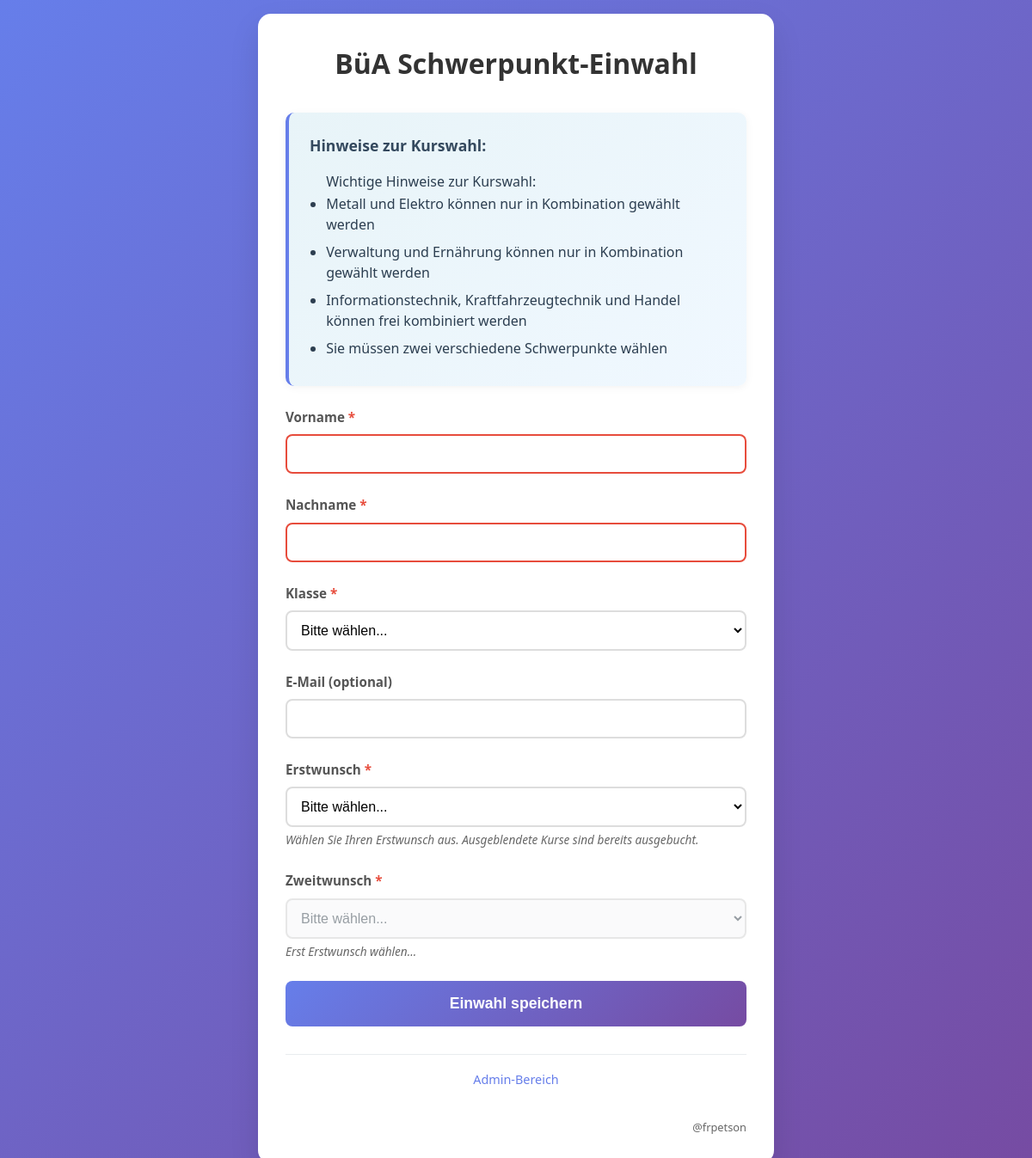
Screenshot of /webapp/index.php with the database file from the repository.
### tables this page shows
CREATE TABLE IF NOT EXISTS konfiguration (
    id INT AUTO_INCREMENT PRIMARY KEY,
    schluessel VARCHAR(100) NOT NULL UNIQUE,
    wert TEXT,
    beschreibung TEXT,
    updated_at TIMESTAMP DEFAULT CURRENT_TIMESTAMP ON UPDATE CURRENT_TIMESTAMP
);

### webapp/includes/Database.php (called while the page is built, shortened)
<?php
class Database
{
    private $host;
    private $dbname;
    private $username;
    private $password;
    private $pdo;
    public function __construct()
    {
        $this->host = $_ENV['DB_HOST'] ?? 'db';
        $this->dbname = $_ENV['DB_NAME'] ?? 'buea_einwahl';
        $this->username = $_ENV['DB_USER'] ?? 'buea_user';
        $this->password = $_ENV['DB_PASS'] ?? 'buea_password';
    }
    private function connect()
    {
        try {
            $dsn = "mysql:host={$this->host};dbname={$this->dbname};charset=utf8mb4";
            $options = [
                PDO::ATTR_ERRMODE => PDO::ERRMODE_EXCEPTION,
                PDO::ATTR_DEFAULT_FETCH_MODE => PDO::FETCH_ASSOC,
                PDO::ATTR_EMULATE_PREPARES => false
            ];
            $this->pdo = new PDO($dsn, $this->username, $this->password, $options);
        } catch (PDOException $e) {
            die("Datenbankverbindung fehlgeschlagen: " . $e->getMessage());
        }
    }
    public function query($sql, $params = [])
    {
        try {
            $stmt = $this->pdo->prepare($sql);
            $stmt->execute($params);
            return $stmt;
        } catch (PDOException $e) {
            error_log("Database query error: " . $e->getMessage());
            throw $e;
        }
    }
    public function fetchOne($sql, $params = [])
    {
        return $this->query($sql, $params)->fetch();
    }
}

### webapp/includes/EinwahlModel.php (called while the page is built, shortened)
<?php
require_once 'Database.php';
class EinwahlModel
{
    private $db;
    public function __construct()
    {
        $this->db = new Database();
    }
    public function istEinwahlOffen()
    {
        $config = $this->db->fetchOne(
            "SELECT wert FROM konfiguration WHERE schluessel = 'einwahl_offen'"
        );
        return ($config['wert'] ?? '0') === '1';
    }
    public function getKonfiguration($schluessel)
    {
        $result = $this->db->fetchOne("SELECT wert FROM konfiguration WHERE schluessel = ?", [$schluessel]);
        return $result['wert'] ?? '';
    }
}

### webapp/index.php (the view, shortened to what this page needs)
<?php
require_once 'includes/EinwahlModel.php';
$model = new EinwahlModel();
$einwahl_offen = $model->istEinwahlOffen();
$hinweistext = $model->getKonfiguration('hinweistext');
$form_ueberschrift = $model->getKonfiguration('form_ueberschrift') ?: 'BüA Schwerpunkt-Einwahl';
?>
<!DOCTYPE html>
<html lang="de">
<head>
    <link rel="stylesheet" href="assets/css/main.css">
</head>
<body>
    <div class="container">
        <h1><?= htmlspecialchars($form_ueberschrift) ?></h1>
        <?php if (!$einwahl_offen): ?>
            <div class="closed-notice">
                <h2>Die Einwahl ist derzeit geschlossen</h2>
                <p>Bitte wenden Sie sich an Ihre Lehrkraft.</p>
            </div>
        <?php else: ?>
            <?php if ($hinweistext): ?>
                <div class="combination-info">
                    <h3>Hinweise zur Kurswahl:</h3>
                    <?php
                    $formatted_text = nl2br(htmlspecialchars($hinweistext));
                    $formatted_text = preg_replace('/^•\s*/m', '<li>', $formatted_text);
                    $formatted_text = preg_replace('/(<li>.*?)(<br \/>|$)/s', '$1</li>', $formatted_text);
                    if (strpos($formatted_text, '<li>') !== false) {
                        echo '<ul>' . $formatted_text . '</ul>';
                    } else {
                        echo '<p>' . $formatted_text . '</p>';
                    }
                    ?>
                </div>
            <?php endif; ?>
            <form method="post" id="einwahlForm">
                <div class="form-group">
                    <label for="vorname">Vorname <span class="required">*</span></label>
                    <input type="text" id="vorname" name="vorname" required>
                </div>
                <div class="form-group">
                    <label for="nachname">Nachname <span class="required">*</span></label>
                    <input type="text" id="nachname" name="nachname" required>
                </div>
                <div class="form-group">
                    <label for="klasse_id">Klasse <span class="required">*</span></label>
                    <select id="klasse_id" name="klasse_id" required>
                        <option value="">Bitte wählen...</option>
                    </select>
                </div>
                <div class="form-group">
                    <label for="email">E-Mail (optional)</label>
                    <input type="email" id="email" name="email">
                </div>
                <div class="form-group">
                    <label for="erstwunsch_id">Erstwunsch <span class="required">*</span></label>
                    <select id="erstwunsch_id" name="erstwunsch_id" required>
                        <option value="">Bitte wählen...</option>
                    </select>
                    <div class="course-info">
                        Wählen Sie Ihren Erstwunsch aus. Ausgeblendete Kurse sind bereits ausgebucht.
                    </div>
                </div>
                <div class="form-group">
                    <label for="zweitwunsch_id">Zweitwunsch <span class="required">*</span></label>
                    <select id="zweitwunsch_id" name="zweitwunsch_id" required disabled>
                        <option value="">Erst Kurs 1 wählen...</option>
                    </select>
                    <div class="course-info">
                    </div>
                </div>
                <button type="submit">Einwahl speichern</button>
            </form>
        <?php endif; ?>
        <div class="admin-link">
            <a href="admin/">Admin-Bereich</a>
        </div>
        <div class="footer">
            @frpetson
        </div>
    </div>
</body>
</html>

### webapp/assets/css/main.css (style rules this page uses)
* { margin: 0; padding: 0; box-sizing: border-box; }
body { font-family: 'Segoe UI', Tahoma, Geneva, Verdana, sans-serif; background: linear-gradient(135deg, #667eea 0%, #764ba2 100%); min-height: 100vh; display: flex; align-items: center; justify-content: center; line-height: 1.6; }
.container { background: white; padding: 2rem; border-radius: 15px; box-shadow: 0 15px 35px rgba(0,0,0,0.1); width: 100%; max-width: 600px; margin: 1rem; }
h1 { color: #333; text-align: center; margin-bottom: 2rem; font-size: 2rem; font-weight: 700; }
h3 { color: #495057; margin-bottom: 1rem; font-size: 1.2rem; }
.form-group { margin-bottom: 1.5rem; }
label { display: block; margin-bottom: 0.5rem; color: #555; font-weight: 600; font-size: 0.95rem; }
.required { color: #e74c3c; }
input, select { width: 100%; padding: 0.75rem; border: 2px solid #ddd; border-radius: 8px; font-size: 1rem; transition: border-color 0.3s ease, box-shadow 0.3s ease; background: white; }
input:invalid { border-color: #e74c3c; }
select:disabled { background-color: #f8f9fa; color: #6c757d; cursor: not-allowed; }
.course-info { font-size: 0.85rem; color: #666; margin-top: 0.25rem; font-style: italic; }
button { width: 100%; padding: 1rem; background: linear-gradient(135deg, #667eea 0%, #764ba2 100%); color: white; border: none; border-radius: 8px; font-size: 1.1rem; font-weight: 600; cursor: pointer; transition: transform 0.2s ease, box-shadow 0.2s ease; }
.combination-info { background: linear-gradient(135deg, #e8f4f8 0%, #f0f8ff 100%); padding: 1.5rem; border-radius: 10px; margin: 1.5rem 0; border-left: 4px solid #667eea; box-shadow: 0 2px 10px rgba(0,0,0,0.05); }
.combination-info h3 { margin-bottom: 1rem; color: #34495e; font-size: 1.1rem; }
.combination-info ul { margin-left: 1.2rem; color: #2c3e50; }
.combination-info li { margin-bottom: 0.5rem; line-height: 1.5; }
.admin-link { text-align: center; margin-top: 2rem; padding-top: 1rem; border-top: 1px solid #e9ecef; }
.admin-link a { color: #667eea; text-decoration: none; font-size: 0.9rem; font-weight: 500; transition: color 0.2s ease; }
.footer { text-align: right; font-size: 0.8rem; color: #666; margin-top: 2rem; }

### rows the page displays
konfiguration: wert "BüA Schwerpunkt-Einwahl"
konfiguration: wert "Wichtige Hinweise zur Kurswahl: Metall und Elektro können nur in Kombination gewählt werden Verwaltung und Ernährung können nur in Kombination gewählt werden Informationstechnik, Kraftfahrzeugtechnik und Handel können frei kombiniert werden Sie müssen zwei verschiedene Schwerpunkte wählen"
